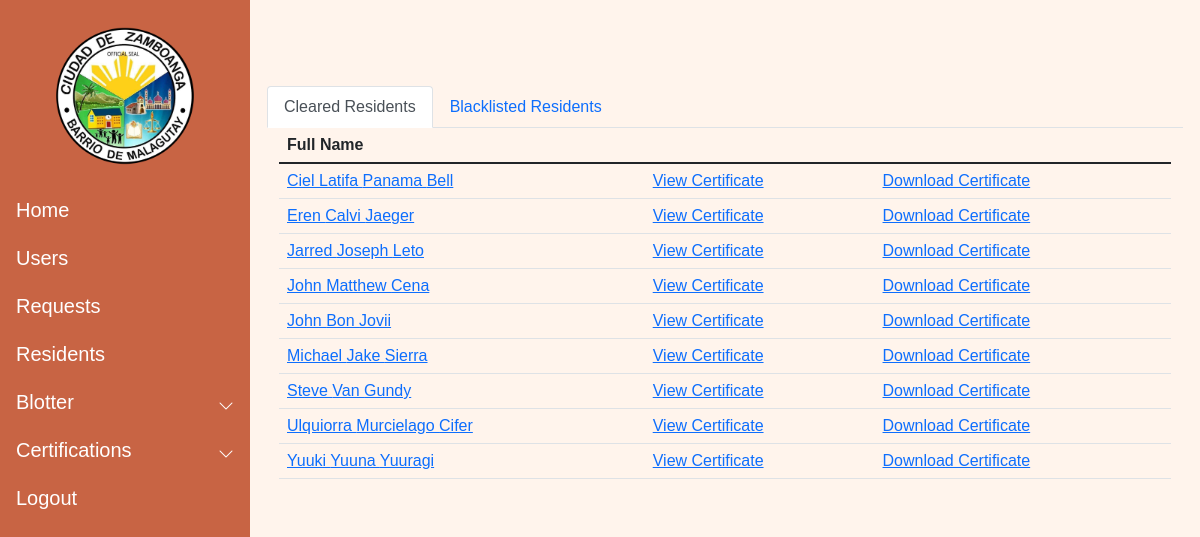
/resident_list02/, run on an earlier commit of the app's database.
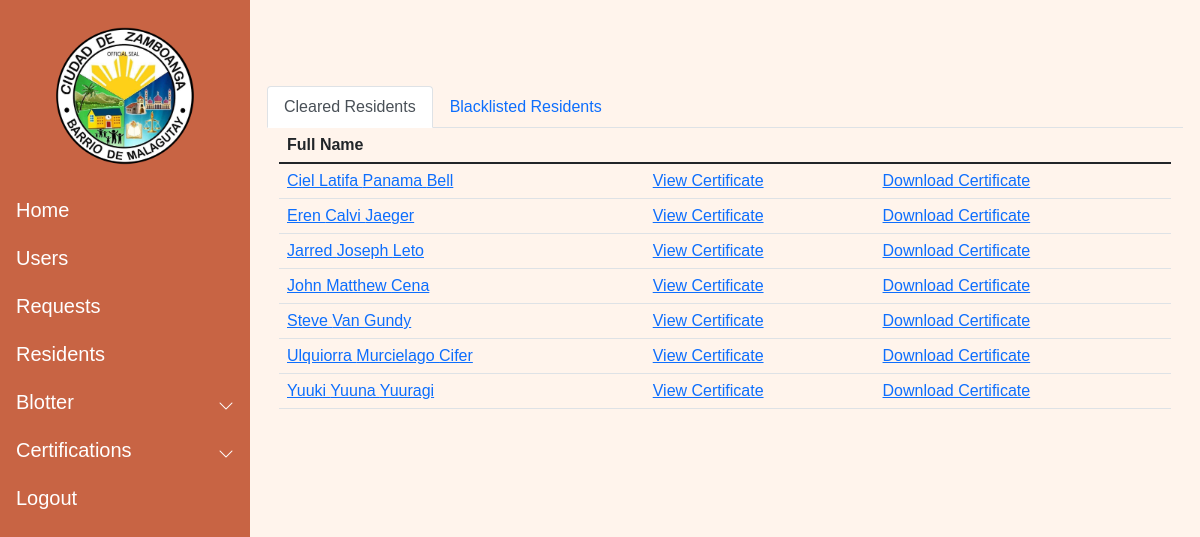
And on a later commit of the database.
### Resident/models.py (models this page shows, shortened)
class Resident (models.Model):
    pic = models.ImageField(null=True, blank = True, verbose_name="Profile Picture", upload_to= "images/")
    First_name = models.CharField(max_length=50)
    Last_name = models.CharField(max_length=50)
    Middle_name = models.CharField(max_length=50)
    Birthdate = models.DateField(auto_now_add=False, auto_now=False)
    Gender_choices = (
        ('Male','Male'),
        ('Female','Female')
        )
    Gender = models.CharField(max_length=100, choices=Gender_choices, default = "Not Specified")
    Contact = models.CharField(max_length=11)
    Cstatus_choices = (
        ('Single','Single'),
        ('Married','Married'),
        ('Divorced','Divorced'),
        ('Separated','Separated'),
        ('Widowed','Widowed'),
        )
    Marital_status = models.CharField(max_length=100, choices = Cstatus_choices, default = "")
    Citizenship = models.CharField(max_length=100)
    Religion = models.CharField(max_length=100)
    Occupation = models.CharField(max_length=100, null=True, blank=True)
    Vac_choices = (
        ('Vaccinated','Vaccinated'),
        ('Non-Vaccinated','Non-Vaccinated')
    )
    Vaccination = models.CharField(max_length=100, choices = Vac_choices, verbose_name="Vaccination Status", default="")
    Address = models.TextField(max_length=250, verbose_name="Street Address")
    Blacklisted = models.BooleanField(default = False)
    created_date = models.DateTimeField(auto_now_add=True)
    modified_date = models.DateTimeField(auto_now=True)

### Certification/views.py (the view)
# urls.py: path('resident_list02/',resident_list02,name="resident_list02"),
def resident_list02(request):
    Resident_obj = Resident.objects.all()
    cresident = Resident.objects.filter(Blacklisted = False)
    bresident = Resident.objects.filter(Blacklisted = True)
    Resident_cleared = cresident.order_by('First_name')
    Resident_blacklisted = bresident.order_by('First_name')
    Blotter_number = []
    for res in Resident_blacklisted:
        resid = res.id
        blo = Blotreport.objects.filter(Offender = resid)
        bloo = blo.count()
        Blotter_number.append(bloo)
    context = {
        'Resident_cleared': Resident_cleared,
        'Resident_blacklisted': Resident_blacklisted,
        'Blotter_number' : Blotter_number
    }
    return render(request, "certification/indigency.html",context = context)

### templates/certification/indigency.html (shortened to what this page needs)
{% extends 'base.html' %}
{%  load static %}
{% block content %}
<div class="container-fluid">
    <nav>
        <div class="nav nav-tabs" role="tablist">
            <button class = "nav-link active" data-bs-toggle="tab" data-bs-target="#residentlist"
            type="button" role="tab" aria-controls="nav-home" id = "clearedlist" aria-selected="true">Cleared Residents</button>
            <button class = "nav-link" data-bs-toggle="tab" data-bs-target="#blacklist" id="blacklisted"
            type="button" role="tab" aria-controls="nav-profile" aria-selected="true">Blacklisted Residents</button>
        </div>
    </nav>
    <div class="tab-content">
        <div class="tab-pane fade show active" id="residentlist" role="tabpanel" aria-labelledby="clearedlist">
            <div class="container-fluid">
                <table class="table">
                    <thead>
                        <tr>
                        <th>Full Name</th>
                        </tr>
                    </thead>
                    <tbody>
                        {% for res in Resident_cleared %}
                        <tr>
                            <td><a href="{% url 'resident_profile' res.id %}">{{ res.First_name }} {{ res.Middle_name}} {{res.Last_name}}</a></td>
                            <td><a href ="{% url 'view_certificate02' res.pk %}">View Certificate</a></td>
                            <td><a href="{% url 'generate_certificate02' res.pk %}">Download Certificate</a></td>
                        </tr>
                         {% endfor %}
                    </tbody>
                </table>
            </div>
        </div>
        </div>
    </div>
{%  endblock content %}

What changed in the data, as far as the page shows it:
no longer on this page (row edited): Resident: First_name "John", Middle_name "Bon", Last_name "Jovii"
no longer on this page (row edited): Resident: First_name "Michael", Middle_name "Jake", Last_name "Sierra"
